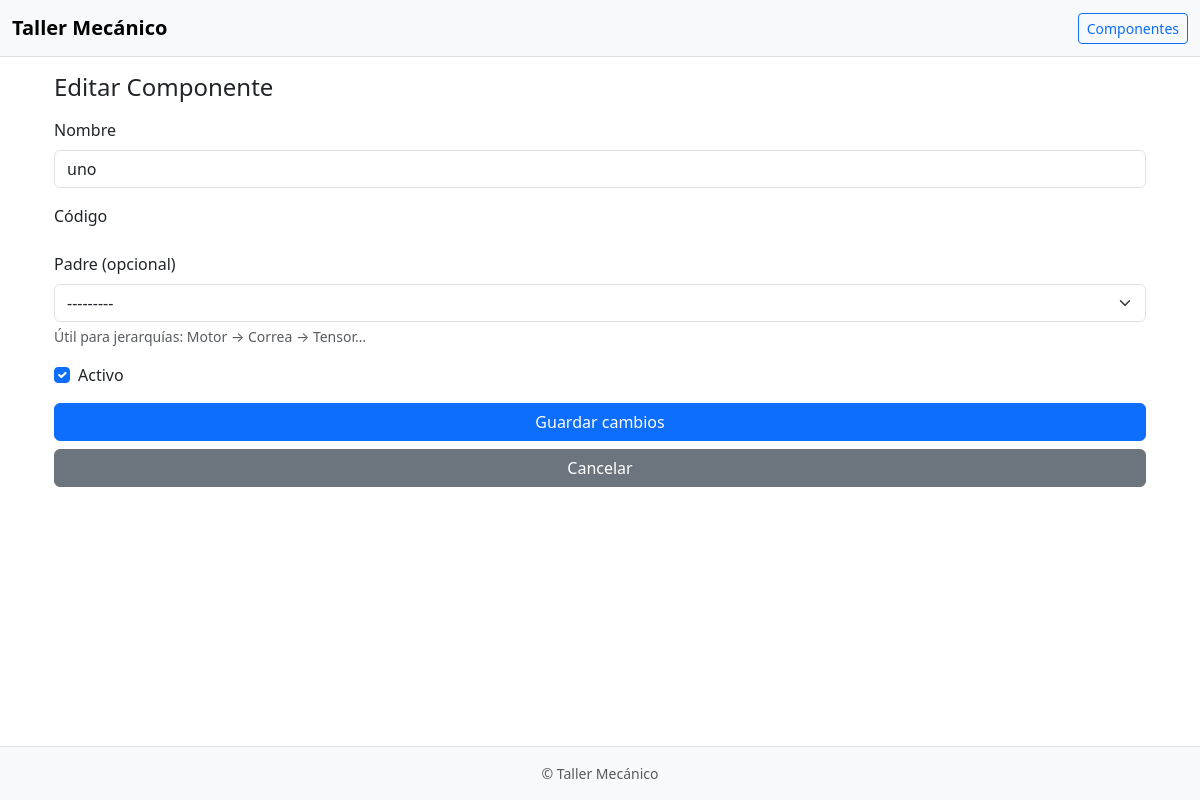
The app's page /car/componentes/19/editar/, older data.
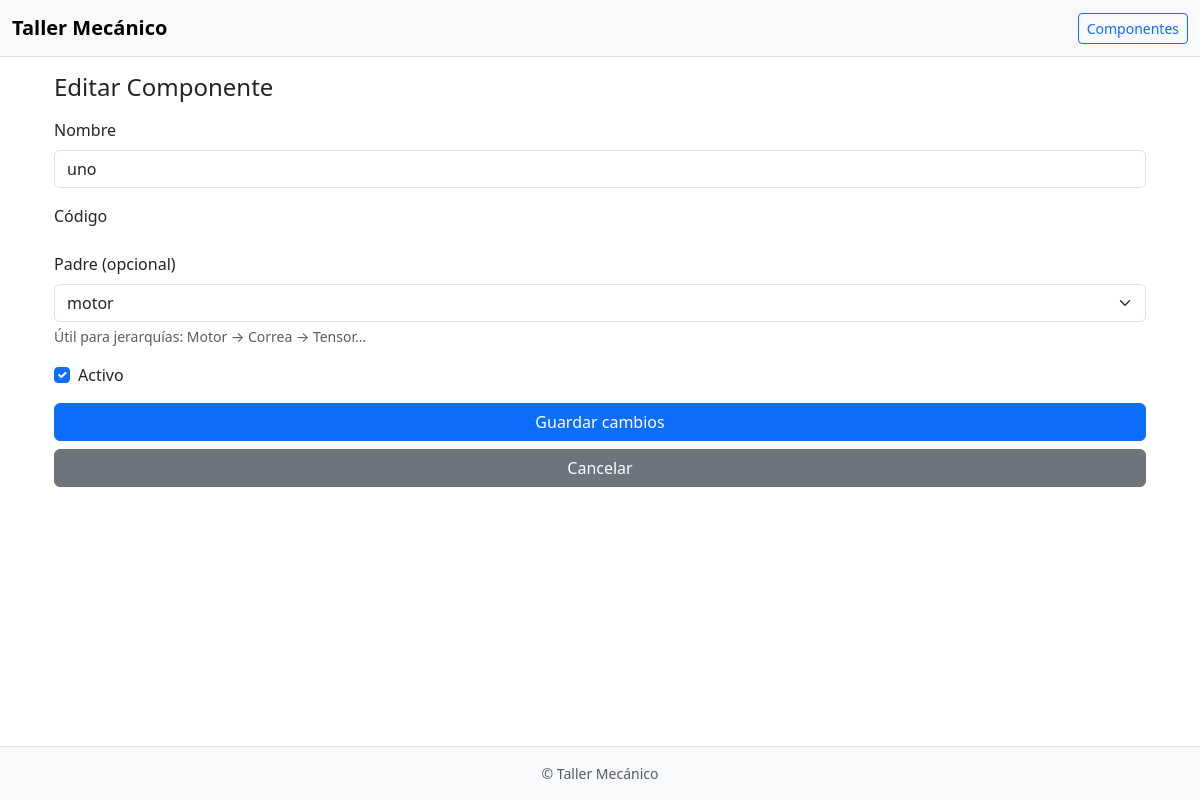
The same page, newer data.
### car/models.py (models this page shows, shortened)
class Componente(models.Model):
    nombre = models.CharField(max_length=100)
    codigo = models.CharField(max_length=255, unique=True, editable=False)  # se autogenera
    activo = models.BooleanField(default=True)
    padre = models.ForeignKey(
        'self',
        on_delete=models.CASCADE,            # <- eliminará el subárbol completo
        null=True, blank=True,
        related_name='hijos'
    )
    class Meta:
        constraints = [
            models.UniqueConstraint(
                fields=['padre', 'nombre'], name='unique_nombre_por_padre'
            )
        ]
        indexes = [
            models.Index(fields=['codigo']),
        ]
    def __str__(self):
        return self.nombre

### car/views.py (the view)
# urls.py: path('componentes/<int:pk>/editar/', views.componente_update, name='componente_update'),
def componente_update(request, pk):
    componente = get_object_or_404(Componente, pk=pk)
    if request.method == 'POST':
        form = ComponenteForm(request.POST, instance=componente)
        if form.is_valid():
            form.save()
            messages.success(request, 'Componente actualizado.')
            return redirect('componente_list')
    else:
        form = ComponenteForm(instance=componente)
    return render(request, 'car/componentes_form.html', {
        'form': form,
        'titulo': 'Editar Componente',
        'submit_label': 'Guardar cambios',
    })

### car/forms.py (shortened to what this page needs)
class ComponenteForm(forms.ModelForm):
    class Meta:
        model = Componente
        fields = ['nombre', 'activo', 'padre']  # <- sin descripcion
        widgets = {
            'nombre': forms.TextInput(attrs={'class': 'form-control'}),
            'activo': forms.CheckboxInput(attrs={'class': 'form-check-input'}),
            'padre': forms.Select(attrs={'class': 'form-select'}),
        }

### car/templates/car/componentes_form.html (shortened to what this page needs)
{% extends 'base.html' %}
{% block content %}
<div class="container py-3">
  <h4 class="mb-3">{{ titulo }}</h4>
  <form method="post">
    <div class="mb-3">
      <label class="form-label">Nombre</label>
      {{ form.nombre }}
    </div>
    <div class="mb-3">
      <label class="form-label">Código</label>
    </div>
    <div class="mb-3">
      <label class="form-label">Padre (opcional)</label>
      {{ form.padre }}
      <div class="form-text">Útil para jerarquías: Motor → Correa → Tensor…</div>
    </div>
    <div class="form-check mb-3">
      {{ form.activo }} <label class="form-check-label">Activo</label>
    </div>
    <div class="d-grid gap-2">
      <button type="submit" class="btn btn-primary">{{ submit_label }}</button>
      <a href="{% url 'componente_list' %}" class="btn btn-secondary">Cancelar</a>
    </div>
  </form>
</div>
{% endblock %}

Row changes from the older to the newer data that the page shows:
changed Componente "uno": padre "---------" → "motor"
